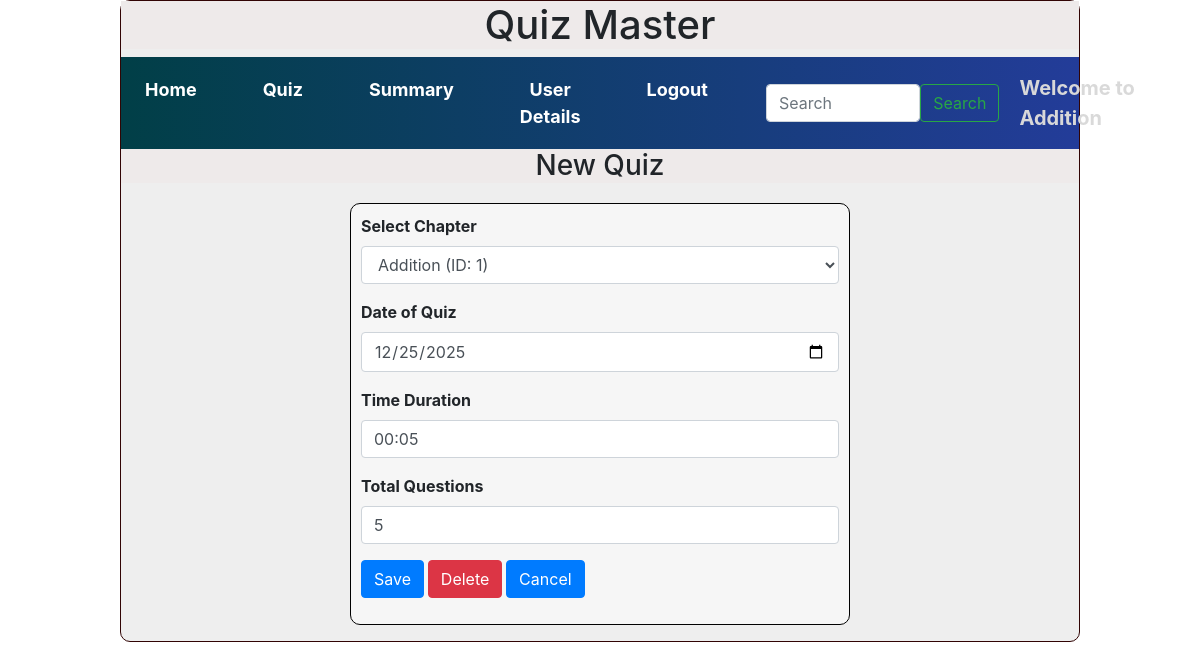
The page /edit_quiz/1/Addition on the database its author committed.
### models/models.py (models this page shows)
class Chapter(db.Model):
    id = db.Column(db.Integer, primary_key=True)
    name = db.Column(db.String(255), nullable=False)
    description = db.Column(db.Text, nullable=True)
    subject_id = db.Column(db.Integer, db.ForeignKey("subject.id"), nullable=False)
    quizzes = db.relationship("Quiz", cascade="all,delete", backref="chapter", lazy=True)

class Quiz(db.Model):
    id = db.Column(db.Integer, primary_key=True)
    chapter_id = db.Column(db.Integer, db.ForeignKey("chapter.id"), nullable=False)
    date_of_quiz = db.Column(db.Date, nullable=False)
    time_duration = db.Column(db.String(50), nullable=False)
    no_of_questions = db.Column(db.Integer, nullable=False)
    questions = db.relationship("Question", cascade="all,delete", backref="quiz", lazy=True)
    scores = db.relationship("Score", cascade="all,delete", backref="quiz", lazy=True)

### controllers/controllers.py (the view, shortened to what this page needs)
@app.route("/edit_quiz/<id>/<name>",methods=["GET","POST"])
def edit_quiz(id, name):
    q=get_quiz(id)
    chapters = Chapter.query.all()
    return render_template("edit_quiz.html",name=name,quiz=q,chapters=chapters)

### controllers/controllers.py (called while the page is built)
def get_quiz(id):
    quiz=Quiz.query.filter_by(id=id).first()
    return quiz

### templates/edit_quiz.html
{%extends "admin_layout.html"%}
{%block content%}
            {%if quiz%}
            <div class="center"><h3> New Quiz </h3></div>
            <form action="/edit_quiz/{{quiz.id}}/{{name}}" method="POST">
            <div class="input_form">
                <div class="mb-3">
                    <label for="chapter_id" class="form-label">Select Chapter</label>
                    <select class="form-control" name="chapter_id" id="chapter_id" required>
                        {% for chapter in chapters %}
                            <option value="{{ chapter.id }}" {% if chapter.id == quiz.chapter_id %}selected{% endif %}>
                                {{ chapter.name }} (ID: {{ chapter.id }})
                            </option>
                        {% endfor %}
                    </select>
                </div>
                <div class="mb-3">
                    <label for="date_of_quiz" class="form-label">Date of Quiz</label>
                    <input type="date" class="form-control" name="date_of_quiz" id="date_of_quiz" value="{{quiz.date_of_quiz}}" required>
                </div>
                <div class="mb-3">
                    <label for="time_duration" class="form-label">Time Duration</label>
                    <input type="text" class="form-control" name="time_duration" id="time_duration" value="{{quiz.time_duration}}"placeholder="(HH:MM) e.g.,01:00"
                           pattern="^([0-9]{1,2}):([0-5][0-9])$"
                           title="Please enter the duration in hh:mm format (e.g., 00:10 for 10 minutes)">
                </div>
                <div class="mb-3">
                    <label for="no_of_questions" class="form-label">Total Questions</label>
                    <input type="number" class="form-control" name="no_of_questions"id="no_of_questions" value="{{quiz.no_of_questions}}" placeholder="Enter total number of questions" required>
                </div>
                <div class="mb-3">
                    <button type="submit" class="btn btn-primary">Save</button>
                    <a href ="/delete_quiz/{{quiz.id}}/{{name}}" type="button" class="btn btn-danger"> Delete</a>
                    <a href ="/quiz_management/{{name}}" type="button" class="btn btn-primary"> Cancel</a>
                </div>
            </form>
            </div>
            {%endif%}
{%endblock%}

### templates/admin_layout.html (shortened to what this page needs)
<html lang="en">
    <head>
        <link rel="stylesheet" href="/static/styles/main.css">
        <link rel="stylesheet" href="https://cdn.jsdelivr.net/npm/bootstrap@4.0.0/dist/css/bootstrap.min.css">
    </head>
    <body>
        <div class="my_panel">
            <div class="center"><h1>Quiz Master</h1></div>
            <nav class="navbar navbar-expand-lg navbar-light" style="background-image: linear-gradient(to right, rgb(1, 63, 71), rgb(35, 60, 153))">
                <div class="collapse navbar-collapse d-flex justify-content-between align-items-center" id="navbarText">
                    <ul class="navbar-nav mx-auto text-center">
                        <li class="nav-item">
                            <a class="nav-link custom-nav-link" href="/admin/{{name}}">Home</a>
                        </li>
                        <li class="nav-item">
                            <a class="nav-link custom-nav-link" href="/quiz_management/{{name}}">Quiz</a>
                        </li>
                        <li class="nav-item">
                            <a class="nav-link active custom-nav-link" href="/admin_summary/{{name}}">Summary</a>
                        </li>
                        <li class="nav-item">
                            <a class="nav-link active custom-nav-link" href="/user_details/{{name}}">User Details</a>
                        </li>
                        <li class="nav-item">
                            <a class="nav-link active custom-nav-link" href="/login">Logout</a>
                        </li>
                    </ul>
                    <form class="d-flex mx-auto search-bar" method="POST" action="/search/{{name}}">
                        <input class="form-control" type="search" placeholder="Search" aria-label="Search" name="search_txt" id="search_txt">
                        <button class="btn btn-outline-success" type="submit">Search</button>
                    </form>
                    <span class="navbar-text welcome-text">
                        Welcome to {{name}}
                    </span>
                </div>
            </nav>
                {%block content%}
                {%endblock%}
    </body>
</html>

### static/styles/main.css (style rules this page uses)
.center { text-align:center; color:solid black; margin:auto; background-color:rgb(238, 234, 234) ; }
.my_panel { width: 80%; margin: auto; height: auto; border: 1px solid rgb(49, 4, 4); border-radius: 10px; background-color: #eeeeee; }
.custom-nav-link { font-weight: bold; font-size: 18px; margin-right: 50px; color: white !important }
.search-bar { width: 300px; margin:auto; }
.welcome-text { font-weight: bold; font-size: 20px; margin-left: 20px; color: rgba(217, 217, 217, 0.997) !important }
.input_form { border: 1px solid rgb(1, 1, 1); width: 500px; height: auto; margin: auto; background-color: #f6f6f6; margin-top: 20px; padding: 10px; border-radius: 10px; font-size: 16px; font-weight:650; text-align: justify; }

### rows shown on the page
Chapter: name "Addition"
Quiz: chapter_id "Addition (ID: 1)", date_of_quiz "12/25/2025", time_duration "00:05", no_of_questions "5"
